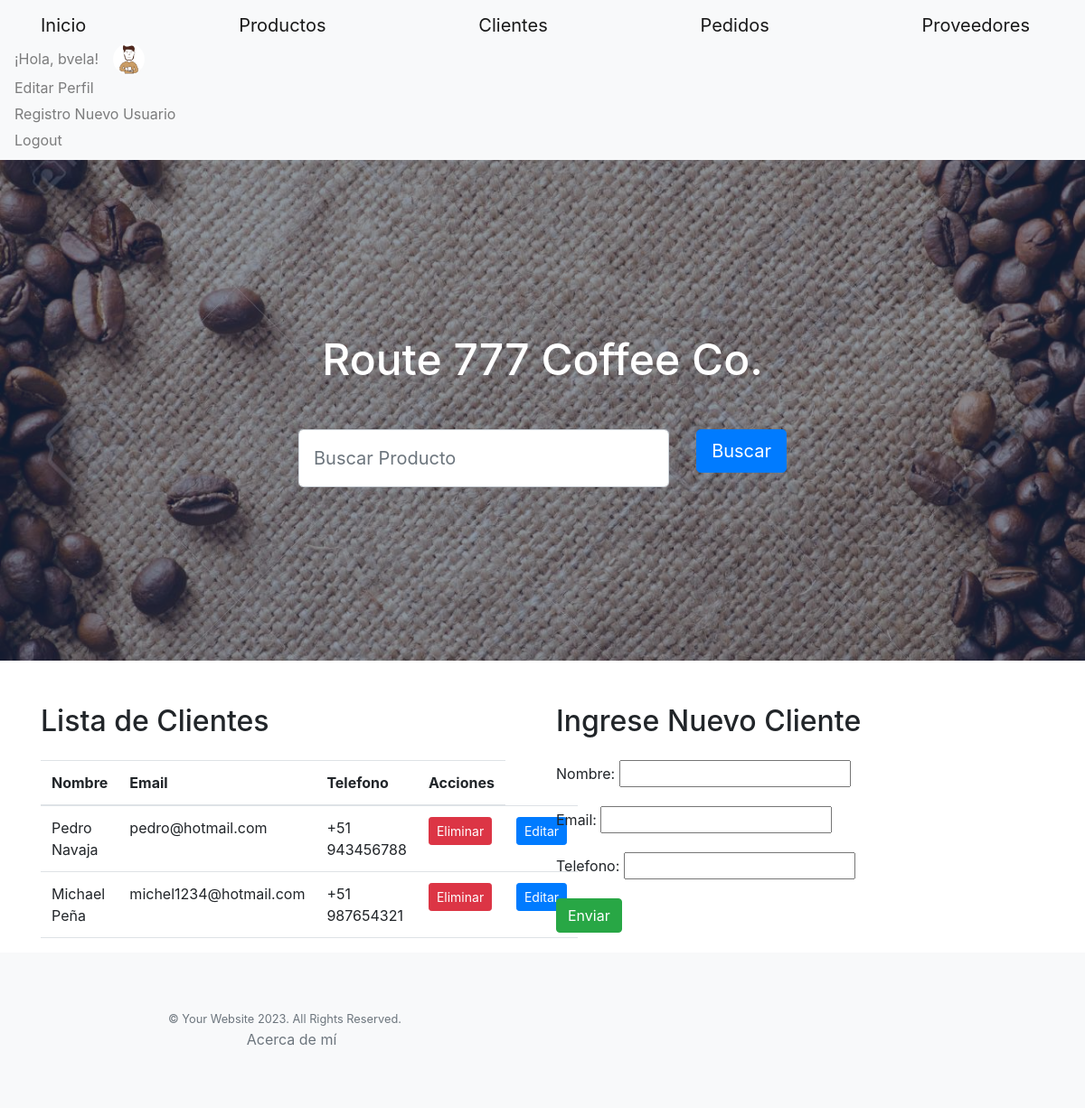
The app's page /clientes/ (signed in) with its own data.
### coffee_app/models.py (models this page shows, shortened)
class Avatar(models.Model):
    user=models.OneToOneField(User, on_delete=models.CASCADE)
    imagen=models.ImageField(upload_to='avatares',null=True,blank=True)

class Cliente(models.Model):
    nombre = models.CharField(max_length=100)
    email = models.EmailField()
    telefono = models.CharField(max_length=20)

### coffee_app/views.py (the view)
# urls.py: path('clientes/', views.form_clientes, name='clientes'),
def form_clientes(request):
    clientes = Cliente.objects.all()
    if request.method =='POST':
        formcliente=ClienteForm(request.POST) #aca llega la info al HTML
        print(formcliente)
        if formcliente.is_valid():
            formcliente.save()  # Guarda los datos del formulario en la base de datos
            return redirect('clientes')
    else:
        formcliente=ClienteForm()
    return render(request, 'clientes.html', {'formcliente': formcliente,'clientes':clientes})

### coffee_app/forms.py
class ClienteForm(forms.ModelForm):
    class Meta:
        model = Cliente
        fields = '__all__'

### coffee_app/templates/clientes.html (shortened to what this page needs)
{% extends 'base.html' %}
{% load static %}
{% block contenidoquecambia %}
  <div class="container mt-5">
    <div class="row">
      <div class="col-md-6">
        <h2 class="mb-4">Lista de Clientes</h2>
        <table class="table">
          <thead>
            <tr>
              <th scope="col">Nombre</th>
              <th scope="col">Email</th>
              <th scope="col">Telefono</th>
              {% if user.is_authenticated %}
              <th scope="col">Acciones</th>
              {% endif %}
            </tr>
          </thead>
          <tbody>
            {% for cli in clientes %}
              <tr>
                <td>{{ cli.nombre }}</td>
                <td>{{ cli.email }}</td>
                <td>+51 {{ cli.telefono }}</td>
                {% if user.is_authenticated %}
                  <td>
                    <form method="post" action="{% url 'eliminar_cliente' cli.id %}">
                      <button type="submit" class="btn btn-danger btn-sm">Eliminar</button>
                    </form>
                  </td>
                  <td>
                    <a href="{% url 'editar_cliente' cli.id %}" class="btn btn-primary btn-sm">Editar</a>
                  </td>
                {% endif %}
              </tr>
            {% endfor %}
          </tbody>
        </table>
      </div>
      <div class="col-md-6">
        <h2 class="mb-4">Ingrese Nuevo Cliente</h2>
        <form action="/clientes/" method="post" class="mt-3">
          <div class="mb-3">
            {{ formcliente.nombre.label_tag }}
            {{ formcliente.nombre }}
          </div>
          <div class="mb-3">
            {{ formcliente.email.label_tag }}
            {{ formcliente.email }}
          </div>
          <div class="mb-3">
            {{ formcliente.telefono.label_tag }}
            {{ formcliente.telefono }}
          </div>
          <button type="submit" class="btn btn-success">Enviar</button>
        </form>
      </div>
    </div>
  </div>
{% endblock contenidoquecambia %}

### coffee_app/templates/base.html (shortened to what this page needs)
{% load static %}
<!DOCTYPE html>
<html lang="en">
<head>
    <link href="https://cdn.jsdelivr.net/npm/bootstrap-icons@1.5.0/font/bootstrap-icons.css" rel="stylesheet" type="text/css" />
    <link href="{% static 'coffee_app/css/styles.css' %}" rel="stylesheet" />
    <link rel="stylesheet" href="//code.jquery.com/ui/1.12.1/themes/base/jquery-ui.css">
    <link rel="stylesheet" href="https://stackpath.bootstrapcdn.com/bootstrap/4.3.1/css/bootstrap.min.css">
    <link rel="stylesheet" href="https://cdnjs.cloudflare.com/ajax/libs/bootstrap-datepicker/1.9.0/css/bootstrap-datepicker.min.css">
</head>
<body>
    <nav class="navbar navbar-light bg-light static-top">
        <div class="container">
            <a class="navbar-brand" href={% url 'inicio' %}>Inicio</a>
            <a class="navbar-brand" href={% url 'productos' %}>Productos</a>
            <a class="navbar-brand" href={% url 'clientes' %}>Clientes</a>
            <a class="navbar-brand" href={% url 'pedidos' %}>Pedidos</a>
            <a class="navbar-brand" href={% url 'proveedores' %}>Proveedores</a>
        </div>
        <ul class="navbar-nav">
            {% if user.is_authenticated %}
            <li class="nav-item d-flex align-items-center">
                <span class="navbar-text me-3">¡Hola, {{ user.username }}!</span>
                {% if user.avatar and user.avatar.imagen %}
                    <img src="{{ user.avatar.imagen.url }}" alt="Avatar" class="nav-avatar-img rounded-circle me-2" style="width: 35px; height: 35px;">
                {% else %}
                    <div class="avatar-placeholder me-2"></div>
                {% endif %}
            </li>
            <li class="nav-item">
                <a href="{% url 'profile_edit' %}" class="nav-link">Editar Perfil</a>
            </li>
            {% if user.is_superuser %}
            <li class="nav-item">
                <a href="{% url 'register' %}" class="nav-link">Registro Nuevo Usuario</a>
            </li>
            {% endif %}
            <li class="nav-item">
                <a href="{% url 'logout' %}" class="nav-link">Logout</a>
            </li>
            {% else %}
            <li class="nav-item">
                <a href="{% url 'login' %}" class="nav-link">Login</a>
            </li>
            {% endif %}
        </ul>
    </nav>
    <header class="masthead">
        <div class="container position-relative">
            <div class="row justify-content-center">
                <div class="col-xl-6">
                    <div class="text-center text-white">
                        <h1 class="mb-5">Route 777 Coffee Co.</h1>
                        <form action="/busqueda/" method="post" class="row g-3 needs-validation" novalidate>
                            <div class="col">
                                <input class="form-control form-control-lg" name="termino_busqueda" type="text" placeholder="Buscar Producto" required>
                            </div>
                            <div class="col-auto">
                                <button class="btn btn-primary btn-lg" type="submit">Buscar</button>
                            </div>
                        </form>
                    </div>
                </div>
            </div>
        </div>
    </header>
    {% block contenidoquecambia %}
    {% endblock contenidoquecambia %}
    <footer class="footer bg-light">
        <div class="container">
            <div class="row">
                <div class="col-lg-6 h-100 text-center text-lg-start my-auto">
                    <p class="text-muted small mb-4 mb-lg-0">&copy; Your Website 2023. All Rights Reserved.</p>
                </div>
            </div>
            <div class="col-lg-6 h-100 text-center text-lg-end my-auto">
                <a href="{% url 'acerca_de_mi' %}" class="text-muted">Acerca de mí</a>
            </div>
        </div>
    </footer>
</body>
</html>

### coffee_app/templates/base.html (style rules this page uses)
.navbar-nav { line-height: 0.8; }
.navbar-text, .nav-link { margin-bottom: 0; }
.nav-item { margin-bottom: 0; }

### records on screen
Cliente: nombre "Pedro Navaja", email "pedro@hotmail.com", telefono "943456788"
Cliente: nombre "Michael Peña", email "michel1234@hotmail.com", telefono "987654321"

### other values on screen
{{ user.username }} "bvela"
